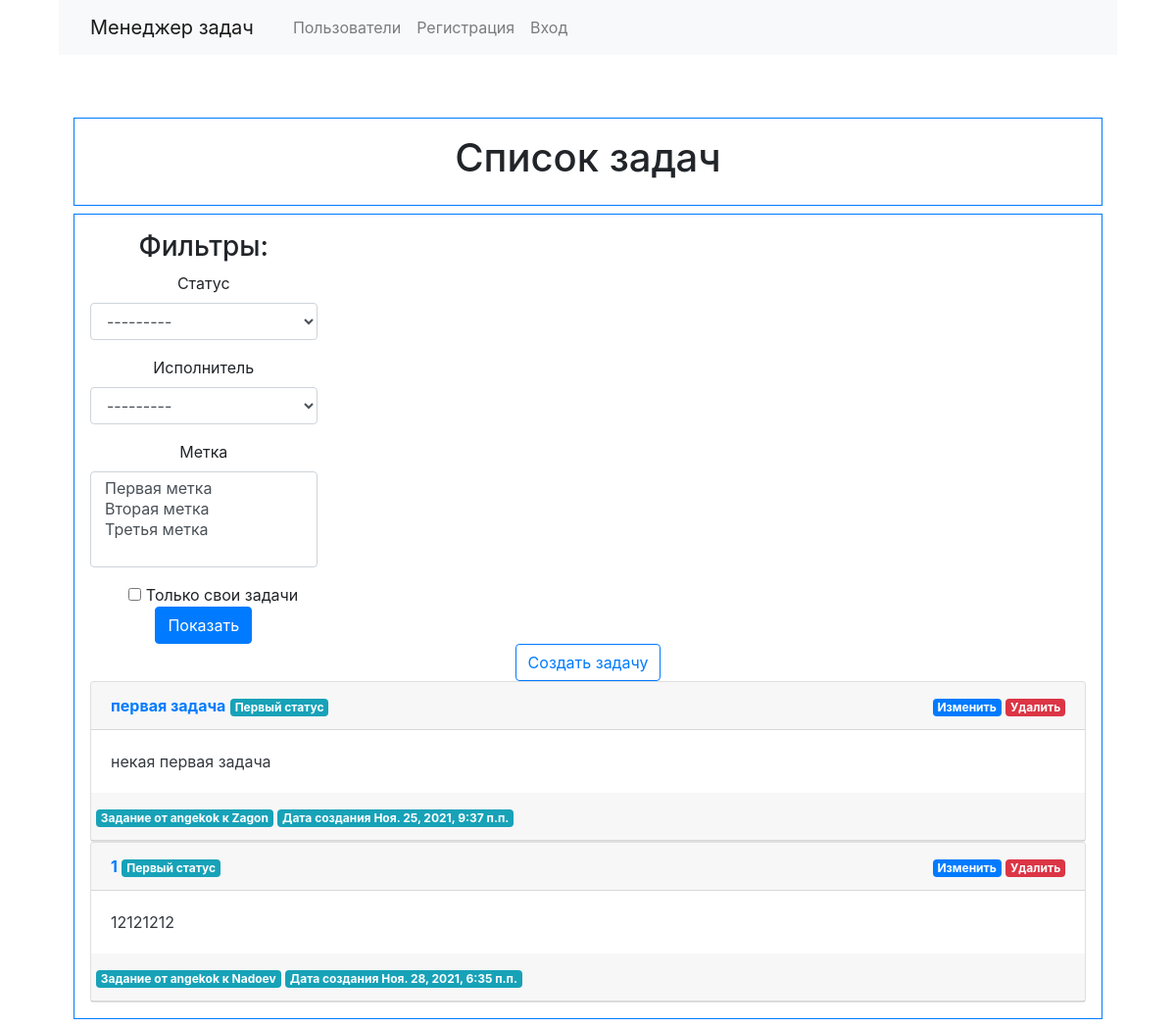
/tasks/, run on an earlier commit of the app's database.
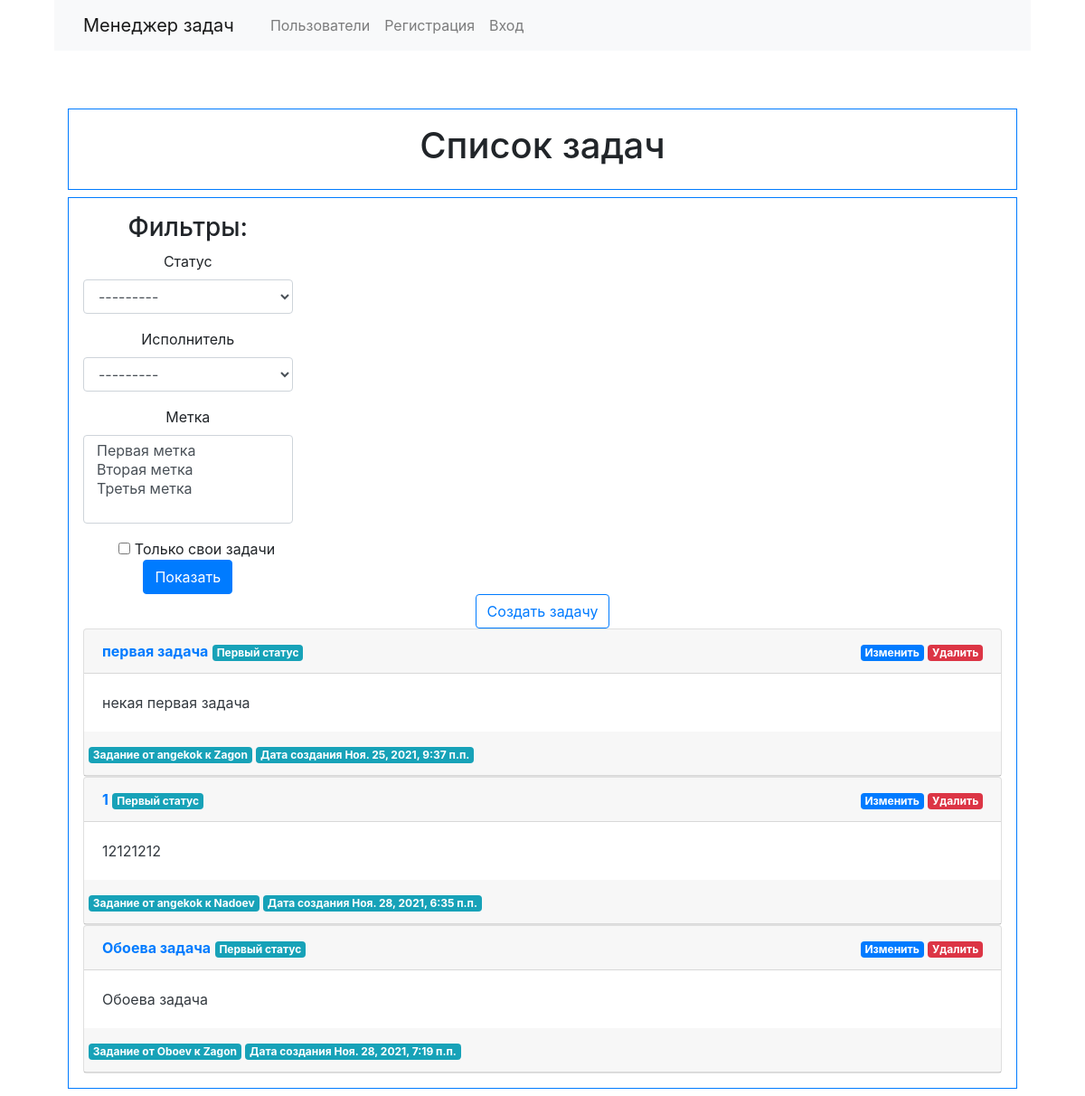
And on a later commit of the database.
### tasks/models.py (models this page shows, shortened)
class Task(models.Model):
    name = models.CharField(max_length=255)
    created_at = models.DateTimeField(auto_now_add=True)
    content = models.TextField(max_length=600)
    status = models.ForeignKey(TaskStatus, on_delete=models.PROTECT, null=False, blank=False)
    creator = models.ForeignKey(User, on_delete=models.PROTECT, null=True, blank=True)
    executor = models.ForeignKey(User, on_delete=models.PROTECT, null=True, blank=True, related_name = 'executor')
    labels = models.ManyToManyField(TaskLabel, blank=True)

### statuses/models.py (models this page shows, shortened)
class TaskStatus(models.Model):
    name = models.CharField(max_length=200, unique=True)
    def __str__(self):
        return self.name

### tasks/views.py (the view, shortened to what this page needs)
# urls.py: path('tasks/', views.TasksView.as_view(), name='tasks'),
class TasksView(generic.ListView):
    model = Task
    template_name = 'tasks/tasks_list.html'
    context_object_name = 'tasks_list'
    def get_context_data(self, **kwargs):
        context = super().get_context_data(**kwargs)
        context['filter'] = TaskFilter(
            self.request.GET,
            queryset=self.get_queryset(),)
        return context
    def get_queryset(self):
        return Task.objects.all()

### labels/models.py (called while the page is built)
    def __str__(self):
        return self.name

### templates/tasks/tasks_list.html (shortened to what this page needs)
{% extends "base.html" %}
{% load bootstrap4 %}
{% load i18n %}
{% block page_header %}
<h1 class="cover-heading">{% trans "Tasks list:" %}</h1>
{% endblock %}
{% block content %}
<div class="row">
  <div class="col-md-3">
    <h3>{% trans "Filters:" %}</h3>
      <form action="" method="get" class="form">
        {% bootstrap_form filter.form %}
        <div class="form-check"><input type="checkbox" name="creator__username" value={{ user.username }} class="form-check-input" id="id_self_tasks">
          <label class="form-check-label" for="id_self_tasks">{% trans "Only your tasks" %}</label>
        </div>
        {% buttons %}
          <button type="submit" class="btn btn-primary">{% trans "Filter" %}</button>
        {% endbuttons %}
      </form>
  </div>
</div>
<div><a class="btn btn-outline-primary" href="/tasks/create" role="button">{% trans "Add new task" %}</a></div>
<div>
  <div>
    {% if tasks_list %}
    {% for task in tasks_list %}
    <div class="card bg-white text-dark mb-9">
      <div class="card-header">
        <div class="row">
          <div class="col-auto mr-auto text-left"><b><a href="{% url 'task' task.id %}">{{ task.name }}</a></b>
            <span class="badge badge-info">{{ task.status }}</span>
             </div>
          <div class="col-auto"><a href="{% url 'task_update' task.id %}" class="badge badge-primary">{% trans "Edit" %}</a>
            <a href="{% url 'task_delete' task.id %}" class="badge badge-danger">{% trans "Delete" %}</a></div>
        </div>
      </div>
      <div class="card-body">
        <p class="card-text text-left">{{task.content}}</p>
      </div>
      <div class="card-header">
        <div class="row">
          <div><span class="badge badge-info">
            {%trans "From "%} {{ task.creator }} {%trans " to "%} {{ task.executor }}
          </span>
            <span class="badge badge-info">
            {%trans "Created at"%} {{ task.created_at }}
          </span>
          </div>
        </div>
      </div>
    </div>
  {% endfor %}
  {% else %}
    <p>{% trans "Have't any task."%}</p>
  {% endif %}
  </div>
</div>
{% endblock %}

### templates/base.html (shortened to what this page needs)
<!doctype html>
{% load bootstrap4 %}
{% load static %}
{% bootstrap_css %}
{% load i18n %}
<html lang="en">
  <div class="container wrapper flex-grow-1">
  <head>
  </head>
  <body>
    <div class="container-fluid">
      <header>
        <div class="row pb-5">
          <div class="col">
            <nav class="navbar navbar-expand-lg navbar-light bg-light mb-3">
              <a class="navbar-brand nav-link" href="/" >{% trans "Task manager" %}</a>
              <div class="collapse navbar-collapse" id="navbarsExampleDefault">
                <ul class="navbar-nav mr-auto">
                  {% if user.is_authenticated %}
                  <li class="nav-item">
                    <a class="nav-link" href="{% url 'users:list' %}">{% trans "Users" %}</a>
                  </li>
                  <li class="nav-item">
                    <a class="nav-link" href="/tasks">{% trans "Tasks" %}</a>
                  </li>
                  <li class="nav-item">
                    <a class="nav-link" href="/labels">{% trans "Labels" %}</a>
                  </li>
                  <li class="nav-item">
                    <a class="nav-link" href="/statuses">{% trans "Statuses" %}</a>
                  </li>
                  <li class="nav-item justify-content-end">
                    <a class="nav-link" href="/logout">{% trans "logout" %}</a>
                  </li>
                  {% else %}
                  <li class="nav-item">
                    <a class="nav-link" href="{% url 'users:list' %}">{% trans "Users" %}</a>
                  </li>
                  <li class="nav-item">
                    <a class="nav-link" href="/users/create">{% trans "Register" %}</a>
                  </li>
                  <li class="nav-item">
                    <a class="nav-link" href="/login">{% trans "Login" %}</a>
                  </li>
                  {% endif %}
                </ul>
              </div>
            </nav>
          </div>
        </div>
        <div class="container-fluid text-center">
          <div class="p-3 mb-2 border border-primary float-none">
            {% block page_header %}{% endblock page_header %}
          </div>
        </div>
      </header>
      <main>
        <div class="container-fluid text-center">
          <div class="p-3 mb-2 border border-primary float-none">
              {% block content %}{% endblock %}
          </div>
        </div>
      </main>
    </div>
  </body>
</div>
</html>

What changed in the data, as far as the page shows it:
added Task: name "Обоева задача", status "Первый статус", content "Обоева задача", creator "Oboev", executor "Zagon", created_at "Ноя. 28, 2021, 7:19 п.п."
